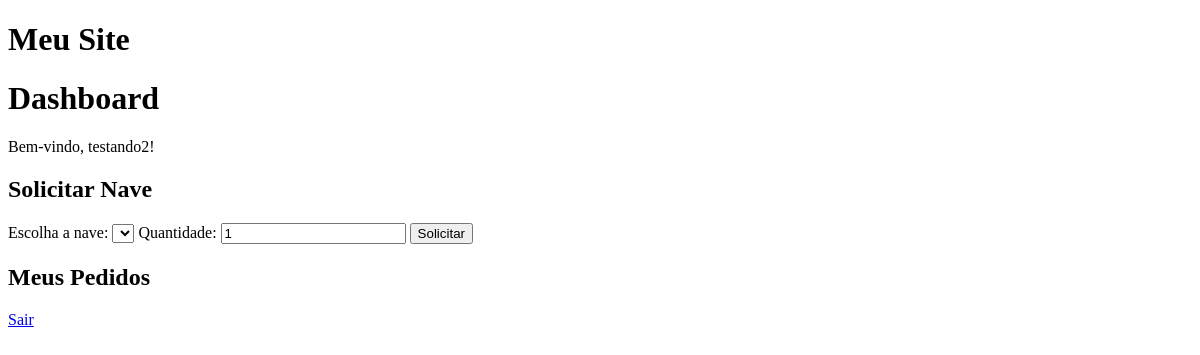
/dashboard (signed in), run on an earlier commit of the app's database.
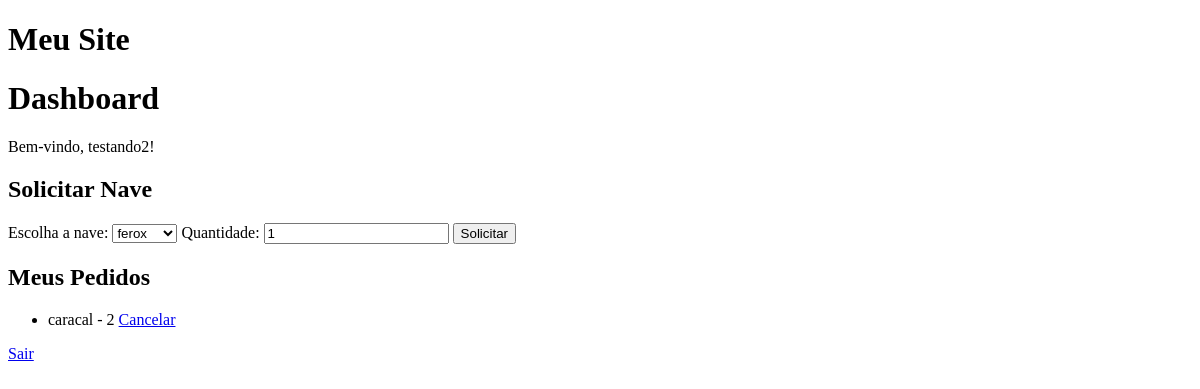
And on a later commit of the database.
### models.py (models this page shows, shortened)
class Order(db.Model):
    id = db.Column(db.Integer, primary_key=True)
    user_id = db.Column(db.Integer, db.ForeignKey('user.id'), nullable=False)
    ship_id = db.Column(db.Integer, db.ForeignKey('ship.id'), nullable=False)
    quantity = db.Column(db.Integer, nullable=False, default=1)
    user = db.relationship('User', backref=db.backref('orders', lazy=True))
    ship = db.relationship('Ship', backref=db.backref('orders', lazy=True))

class Ship(db.Model):
    id = db.Column(db.Integer, primary_key=True)
    name = db.Column(db.String(100), nullable=False, unique=True)

### routes.py (the view)
@app.route('/dashboard')
@login_required
def dashboard():
    ships = Ship.query.all()
    user_orders = Order.query.all()
    users = None
    if current_user.role == 'user':
        user_orders = Order.query.filter_by(user_id=current_user.id).all()
    if current_user.role in ['manager', 'admin']:
        users = User.query.all()
    return render_template('dashboard.html', ships=ships, user_orders=user_orders, users=users)

### app.py (called while the page is built)
@login_manager.user_loader
def load_user(user_id):
    return User.query.get(int(user_id))

### templates/dashboard.html (shortened to what this page needs)
{% extends 'base.html' %}
{% block content %}
    <h1>Dashboard</h1>
    <p>Bem-vindo, {{ current_user.username }}!</p>
    {% if current_user.role == 'user' %}
        <h2>Solicitar Nave</h2>
        <form action="/request_ship" method="post">
            <label for="ship">Escolha a nave:</label>
            <select name="ship" id="ship">
                {% for ship in ships %}
                    <option value="{{ ship.id }}">{{ ship.name }}</option>
                {% endfor %}
            </select>
            <label for="quantity">Quantidade:</label>
            <input type="number" name="quantity" min="1" value="1">
            <button type="submit">Solicitar</button>
        </form>
        <h2>Meus Pedidos</h2>
        <ul>
            {% for order in user_orders %}
                <li>{{ order.ship.name }} - {{ order.quantity }} <a href="/delete_order/{{ order.id }}">Cancelar</a></li>
            {% endfor %}
        </ul>
    {% endif %}
    <a href="{{ url_for('logout') }}">Sair</a>
{% endblock %}

What changed in the data, as far as the page shows it:
added Order: ship.name "caracal", quantity "2"
Also different on the page:
form field ship: (not shown) → "ferox"
